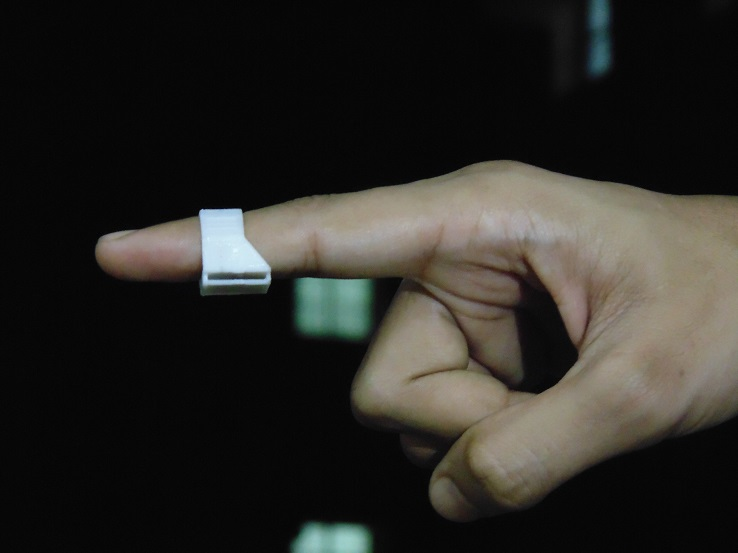
//> input picture p2.JPG, 738 x 553 px
$ ./create_image   (built with g++ and OpenCV 4)
//> lines starting //> are read from the running program, lines starting //| are printed output that depends on the picture
#include "opencv2/opencv.hpp"
#include "stdio.h"

int main(){
	long long int h,w,i,j;

	IplImage *img = cvLoadImage("p2.JPG");
//> img is the input picture: 553 rows x 738 cols, CV_8UC3; mean B, G, R 37.9, 42.2, 43.7

	IplImage *newname ;
	newname=cvCreateImage(cvGetSize(img),IPL_DEPTH_8U,3);
	cvNamedWindow("nw",0);
	cvShowImage("nw",img);
	h = img->height;
//> h = 553
	w = img->width;
//> w = 738
	CvScalar pixel;
	printf("%lld %lld\n",h,w );
//| 553 738
	for(i=0;i<h;i++){
		for (int j = 0; j < w; ++j)
		{
			pixel = cvGet2D(img,i,j);

			//b = pixel.val[0];
			//g= pixel.val[1];
			//r  = pixel.val[2];
			cvSet2D(newname, h-i-1 , w-j-1, pixel);
		}

	}
//> this loop made 553 passes
//> pixel on passes 1 to 3: Scalar(8, 8, 8), Scalar(9, 9, 9), Scalar(8, 8, 8)
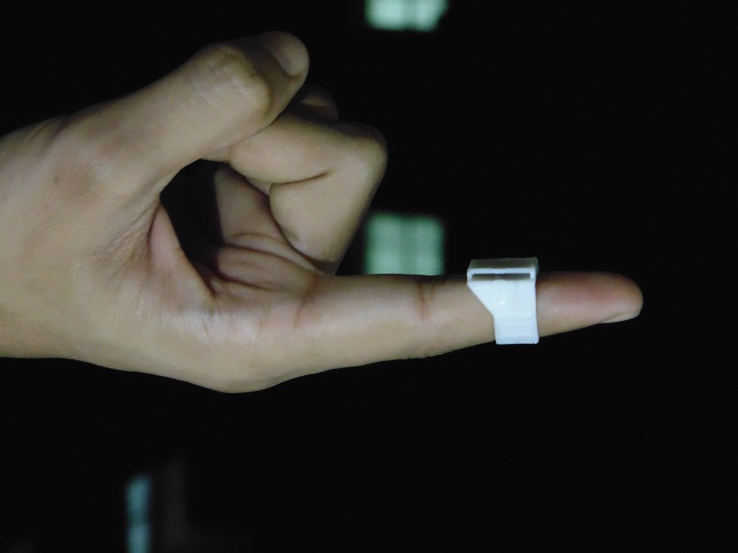
//> newname: 553 rows x 738 cols, CV_8UC3; mean B, G, R 37.9, 42.2, 43.7
//> after the loop, pixel = Scalar(7, 7, 7)
	cvNamedWindow("new1",0);
	cvShowImage("new1",newname);
	cvWaitKey(200);
	cvReleaseImage(&img);
	cvReleaseImage(&newname);
	cvWaitKey(0);


	return 0;
}
